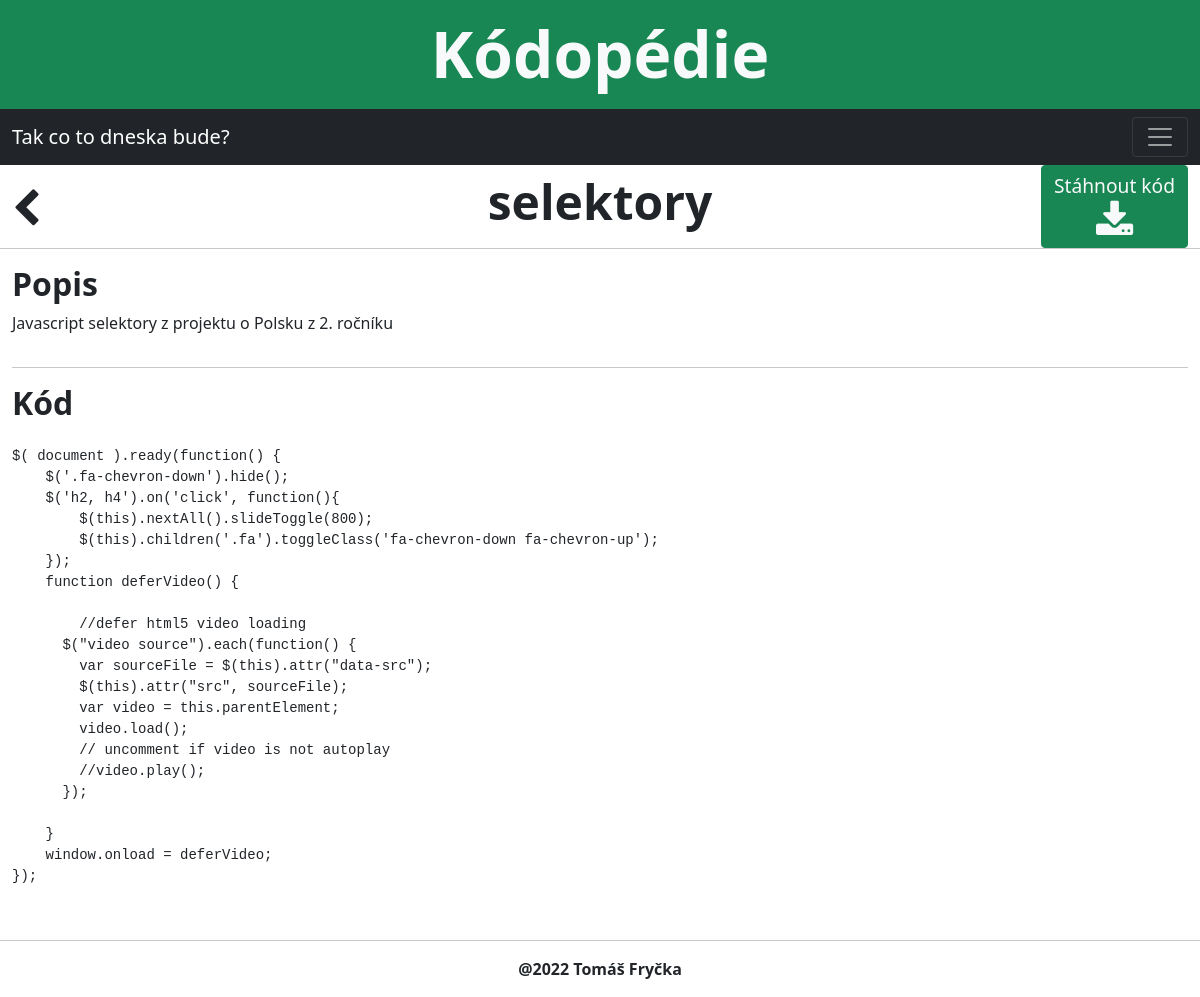
Screenshot of /home/code/2/ with the database file from the repository.
### guide/models.py (models this page shows, shortened)
class Code(models.Model):
    name = models.CharField(max_length=100, verbose_name='Obsah kódu', help_text='Krátce popište, co je cílem kódu')
    desc = models.TextField(verbose_name='Popis kódu', help_text='Stručně popište, jak bude kód fungovat')
    alignment = models.ForeignKey(SubjectInfo, on_delete=models.CASCADE)
    lang = models.ManyToManyField(Lang, help_text='Vyberte název jazyka')
    difficulty = models.IntegerField(blank=True, null=True, validators=[MinValueValidator(1), MaxValueValidator(10)],
                                     verbose_name='Obtížnost kódu (1-10)', help_text='Zadejte obtížnost kódu v hodnotách od 1 do 10')
    code = models.FileField(upload_to=code_path, null=True, verbose_name='Zdrojový kód')
    class Meta:
        ordering = ['name']

### guide/views.py (the view)
# urls.py: path('code/<int:pk>/', views.CodeDetail.as_view(), name='code_detail'),
class CodeDetail(DetailView):
    model = Code
    context_object_name = 'code_detail'
    template_name = 'codes/code.html'

### guide/templatetags/custom_tags.py (called while the page is built)
@register.filter
def readfile(text):
    with text.open() as f:
        lines = f.readlines()
        data = ""
        for line in lines:
            line = line.decode('utf-8')
            if line.startswith("\\t"):
                line += ("\\t")
            print(line)
            data += line
        return data

### guide/templates/codes/code.html (shortened to what this page needs)
{% extends 'def.html' %}
{% load static %}
{% load custom_tags %}
{% block css %} <link rel="stylesheet" href="{% static 'css/dracula.css' %}"> {% endblock %}
{% block content %}
    <div class="row">
        <a class=" col-3 fa fa-chevron-left pt-4 text-decoration-none text-dark" href="{% url 'code_list' %}"></a>
        <h3 class="col-6 display-5 pt-2 text-center fw-bold"> {{ code_detail.name }} </h3>
        <div class="col-3 d-flex justify-content-end">
            <button class="btn btn-success"><a href="{{ code_detail.code.url }}" class="text-decoration-none text-light" download><div style="font-size: 1.2em;">Stáhnout kód</div> <i class="fa fa-download"></i></a></button>
        </div>
        <hr>
    </div>
    <div class="row">
        <h2 class="fw-bold"style="">Popis</h2>
        <p>{{ code_detail.desc }}</p>
    </div>
    <hr>
    <h2 class="fw-bold">Kód</h2>
    <div class="row h-50">
        <div class="col-12">
            <p id="code"><pre class="rounded"><code>{{ code_detail.code | readfile }}</code></pre></p>
        </div>
    </div>
{% endblock %}

### guide/static/css/dracula.css (style rules this page uses)
pre { overflow-x: hidden !important; overflow-y: auto; text-align: justify; }

### guide/static/css/style.css (style rules this page uses)
.fa { font-size: 2.5em; }

### rows the page displays
Code: name "selektory", desc "Javascript selektory z projektu o Polsku z 2. ročníku", code|readfile "$( document ).ready(function() { $('.fa-chevron-down').hide(); $('h2, h4').on('click', function(){ $(this).nextAll().slideToggle(800); $(this).children('.fa').toggleClass('fa-chevron-down fa-chevron-up'); }); function deferVideo() { //defer html5 video loading $(\"video source\").each(function() { var sourceFile = $(this).attr(\"data-src\"); $(this).attr(\"src\", sourceFile); var video = this.parentElement; video.load(); // uncomment if video is not autoplay //video.play(); }); } window.onload = deferVideo; });"
